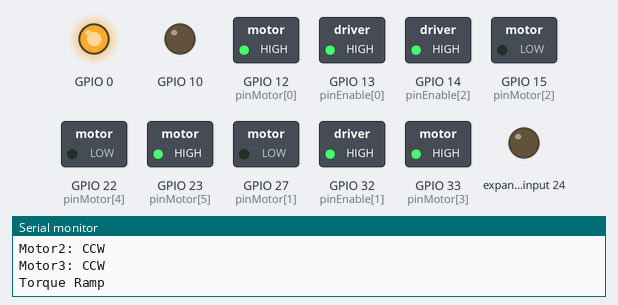
Bench run of a program on a simulated ESP32. Parts: switched loads named in the program (green lamp = pin HIGH), output pins drawn as LEDs (lit = HIGH), the last lines printed to the serial monitor.

Above: at 0.1 s.
At 2.6 s:
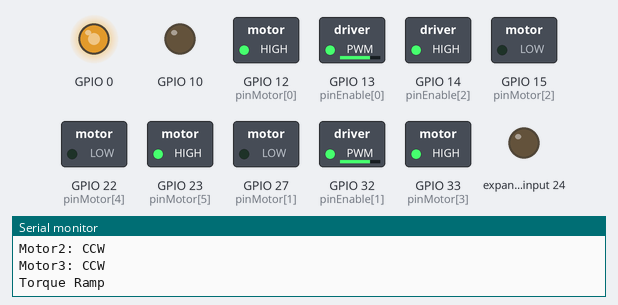
At 5.1 s:
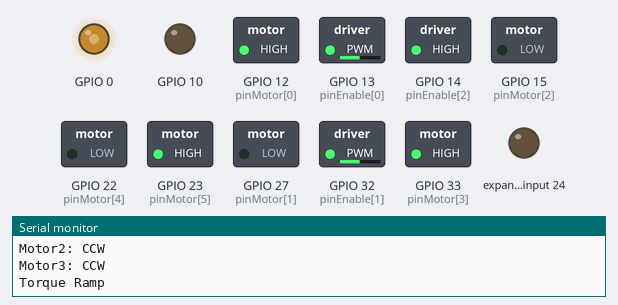
At 21.6 s:
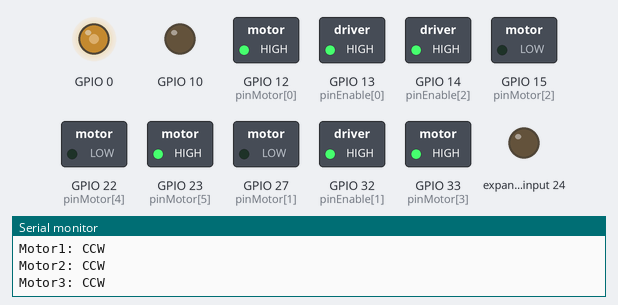
At 38.6 s:
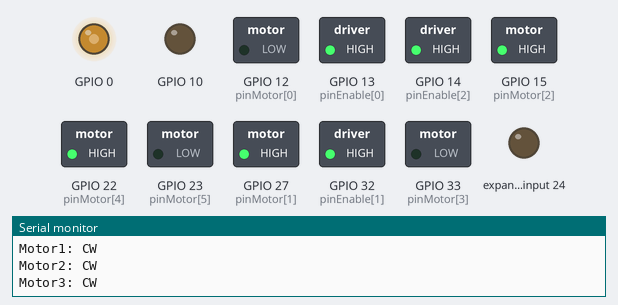
Timing chart, 0 to 40.0 s (numbered marks = the images above):
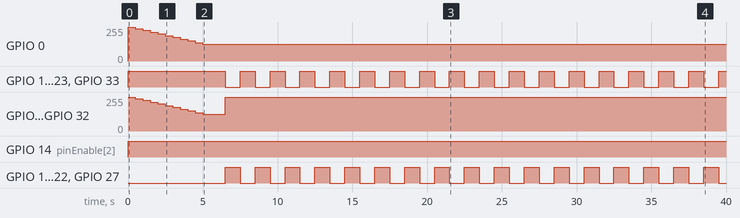

The program:

main.cpp
```cpp
/*******CONECTIONS: Modify the next 2 lines to define the pins your are going to use.
 * Dont modifiy nothing of you are using the same conections presented in the Fritzing
 * image. */


const int pinMotor[]= {12,27,15,33,22,23};// {moto1CW,motor1CCW,moto2CW,motor2CCW,moto3CW,motor3CCW}
const int pinEnable[]={13,32,14};

const int motorSpeed = 255; //Motor speed, this variable will define the motor speed, to define the number follow the following ecuation: Max_RPM*motorSpeed/255=Speed_expected.


/*****************MOTOR DIRECTION**********/
bool motor1 = false;
bool motor2 = true;
bool motor3 = true;

/*******************TORQUE RAMP CONFIGURATION*********/
/**Key:
 * maxPayload: PWM payload in wich the robot breaks the inertia.
 * minPayload: PWM payload for the normal speed we want to aim for our robot.
 * torqueRampSmoother: Will set te amount of cycles in wich the robot will reach the desired speed. A big number will take more time to reach the speed, but in a smoother way.
 * delay: Time wich a PWM torque stays working.
 The ramp time will be defines by the following equation: (maxPayload-minPayload)*delay/toqueRampSmoother.
*************************************************************************************************/

bool inMove = false;
const int maxPayload = 255;
const int minPayload = 120;
const int torqueRampSmoother =10; //The smaller this number is, the slower the acceleration will be.
const int torqueRampDelay= 10;

/****************** libraries*************/
#include "analogWrite.h"
#include <Arduino.h>

void moveMotor(int motor, String direction);
void forward();
void left();
void right();
void left();
void down();
void CCW();
void CW();
void stop();
void torqueRamp(String motor1Status, String motor2Status, String motor3Status);

void setup() {
  for (byte i=0; i< sizeof(pinMotor); i++ ){
    pinMode(pinMotor[i],OUTPUT);
  }
  for (byte i=0; i< sizeof(pinEnable); i++ ){
    pinMode(pinEnable[i],OUTPUT);
  }
  Serial.begin(115200);         // Start the Serial communication to send messages to the computer
}

void loop() {
  CCW();
  delay(1000);
  CW();
  delay(1000);
}

//Standar functions for bluetooth and WiFi
void forward(){
  moveMotor(1,"CCW");
  moveMotor(2,"CW");
  moveMotor(3,"Off");
  torqueRamp("CCW","CW","Off");
}

void left(){
  moveMotor(1,"CCW");
  moveMotor(2,"CCW");
  moveMotor(3,"CW");
  torqueRamp("CCW","CCW","CW");
}

void right(){
  moveMotor(1,"CW");
  moveMotor(2,"CW");
  moveMotor(3,"CCW");
  torqueRamp("CW","CW","CCW");
}

void down(){
  moveMotor(1,"CW");
  moveMotor(2,"CCW");
  moveMotor(3,"Off");
  torqueRamp("CW","CCW","Off");
}

void stop(){
  moveMotor(1,"Off");
  moveMotor(2,"Off");
  moveMotor(3,"Off");
  inMove=false;
}

void CW(){
  moveMotor(1,"CW");
  moveMotor(2,"CW");
  moveMotor(3,"CW");
  torqueRamp("CW","CW","CW");
}

void CCW(){
  moveMotor(1,"CCW");
  moveMotor(2,"CCW");
  moveMotor(3,"CCW");
  torqueRamp("CCW","CCW","CCW");
}


void moveMotor(int motor, String direction){
  switch (motor){
    case 1:
     analogWrite(pinEnable[0],motorSpeed);
      if(direction == "CCW"){
        if (motor1){
          digitalWrite(pinMotor[0],LOW);
          digitalWrite(pinMotor[1],HIGH);
        }
        else
        {
          digitalWrite(pinMotor[0],HIGH);
          digitalWrite(pinMotor[1],LOW);
        }

        Serial.print("Motor1: ");
        Serial.println("CCW");
      }
      else if (direction=="CW")
      {
        if (motor1){
          digitalWrite(pinMotor[0],HIGH);
          digitalWrite(pinMotor[1],LOW);
        }
        else
        {
          digitalWrite(pinMotor[0],LOW);
          digitalWrite(pinMotor[1],HIGH);
        }
        Serial.print("Motor1: ");
        Serial.println("CW");
      }
      else
      {
        digitalWrite(pinEnable[0],LOW);
        digitalWrite(pinMotor[0],LOW);
        digitalWrite(pinMotor[1],LOW);
        Serial.print("Motor1: ");
        Serial.println("Off");
      }
      break;
    case 2:
      analogWrite(pinEnable[1],motorSpeed);
      if(direction == "CCW"){
        if (motor2){
          digitalWrite(pinMotor[2],LOW);
          digitalWrite(pinMotor[3],HIGH);
        }
        else
        {
          digitalWrite(pinMotor[2],HIGH);
          digitalWrite(pinMotor[3],LOW);
        }
        Serial.print("Motor2: ");
        Serial.println("CCW");
      }
      else if (direction=="CW")
      {
        if (motor2)
        {
          digitalWrite(pinMotor[2],HIGH);
          digitalWrite(pinMotor[3],LOW);
        }
        else
        {
          digitalWrite(pinMotor[2],LOW);
          digitalWrite(pinMotor[3],HIGH);
        }

        Serial.print("Motor2: ");
        Serial.println("CW");
      }
      else
      {
        digitalWrite(pinEnable[1],LOW);
        digitalWrite(pinMotor[2],LOW);
        digitalWrite(pinMotor[3],LOW);
        Serial.print("Motor2: ");
        Serial.println("Off");
      }
      break;
    case 3:
      analogWrite(pinEnable[2],motorSpeed);
      if(direction == "CCW"){
        if (motor3){
          digitalWrite(pinMotor[4],LOW);
          digitalWrite(pinMotor[5],HIGH);
        }
        else
        {
          digitalWrite(pinMotor[4],HIGH);
          digitalWrite(pinMotor[5],LOW);
        }
        Serial.print("Motor3: ");
        Serial.println("CCW");
      }
      else if (direction=="CW")
      {
        if (motor3)
        {
          digitalWrite(pinMotor[4],HIGH);
          digitalWrite(pinMotor[5],LOW);
        }
        else
        {
          digitalWrite(pinMotor[4],LOW);
          digitalWrite(pinMotor[5],HIGH);
        }
        Serial.print("Motor3: ");
        Serial.println("CW");
      }
      else
      {
        analogWrite(pinEnable[2],LOW);
        digitalWrite(pinMotor[4],LOW);
        digitalWrite(pinMotor[5],LOW);
        Serial.print("Motor3: ");
        Serial.println("Off");
      }
      break;
  }
}

void torqueRamp(String motor1Status, String motor2Status, String motor3Status){
  int payload = maxPayload;
  int delta = (maxPayload-minPayload)/torqueRampSmoother;
  if(!inMove){
    Serial.println("Torque Ramp");
    while (payload > minPayload)
    {
      if (motor1Status != "Off")
      {
        analogWrite(pinEnable[0],payload);
      }
      if (motor2Status != "Off")
      {
        analogWrite(pinEnable[1],payload);
      }
      if (motor3Status != "Off")
      {
        analogWrite(pinEnable[3],payload);
      }
      payload=payload-delta;
      delay(500);
    }
    inMove= true;
  }
}
```

Measured:
- by itself, GPIO 0: 0/255 → 255/255 at 0.00 s, → 242/255 0.50 s later, → 229/255 0.50 s later, → 216/255 0.50 s later, … (11 changes in this stretch)
- by itself, GPIO 12 (pinMotor[0]), GPIO 23 (pinMotor[5]), GPIO 33 (pinMotor[3]): repeats every 2.0 s: LOW 1.0 s, HIGH 1.0 s
- by itself, GPIO 13 (pinEnable[0]), GPIO 32 (pinEnable[1]): ramps from 255/255 to 125/255 and jumps back, once every 6.5 s
- by itself, GPIO 14 (pinEnable[2]): LOW → HIGH at 0.00 s
- by itself, GPIO 15 (pinMotor[2]), GPIO 22 (pinMotor[4]), GPIO 27 (pinMotor[1]): LOW → HIGH at 6.5 s, → LOW 1.0 s later, → HIGH 1.0 s later, → LOW 1.0 s later, … (34 changes in this stretch)
